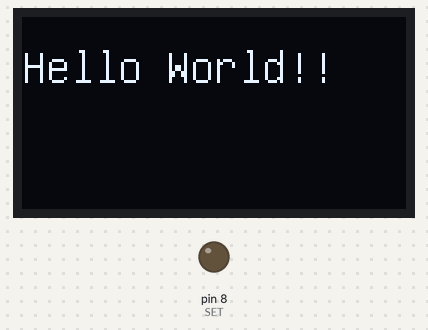
The sketch below on a simulated Arduino Uno, built with avr-gcc and run on an emulated ATmega328P. On the bench: 128×64 one-colour display, output pins drawn as LEDs (lit = HIGH).

Above: at 0.23 s.
At 5.0 s:
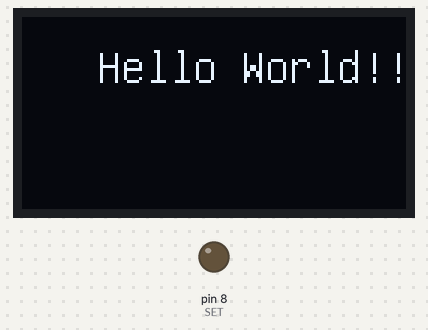
At 9.96 s:
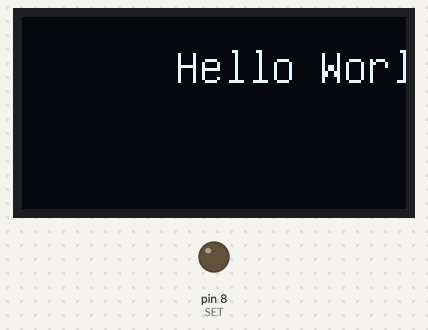
At 19.88 s:
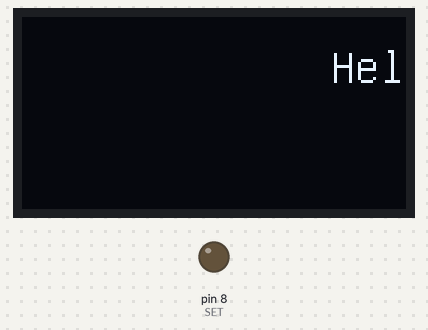
At 29.8 s:
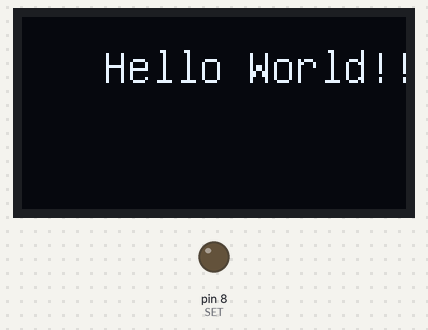
At 39.72 s:
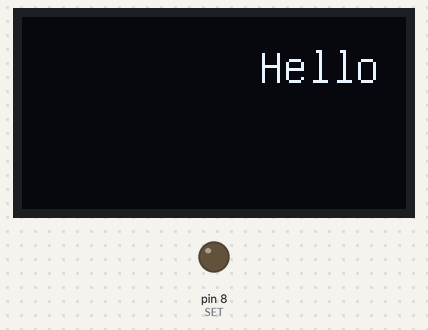

The sketch:

02-0.96_U8glib.ino
```cpp
#include "U8glib.h"
#define SET 8
//U8GLIB_SSD1306_128X64 u8g(U8G_I2C_OPT_NONE|U8G_I2C_OPT_DEV_0);  // I2C / TWI
//U8GLIB_SSD1306_128X64 u8g(U8G_I2C_OPT_DEV_0|U8G_I2C_OPT_NO_ACK|U8G_I2C_OPT_FAST); // Fast I2C / TWI
//U8GLIB_SSD1306_128X64 u8g(U8G_I2C_OPT_NO_ACK);  // Display which does not send AC
U8GLIB_SSD1306_128X64 u8g(U8G_I2C_OPT_NONE | U8G_I2C_OPT_DEV_0); // I2C / TWI

//declare varibles
int x, loc_x;

void draw(int location_x) {
  // graphic commands to redraw the complete screen should be placed here
  u8g.setFont(u8g_font_unifont);
  //u8g.setFont(u8g_font_osb21);
  u8g.drawStr( location_x, 22, "Hello World!!");
}

void setup(void) {
  // flip screen, if required
  // u8g.setRot180();

  // set SPI backup if required
  //u8g.setHardwareBackup(u8g_backup_avr_spi);

  // assign default color value
  if ( u8g.getMode() == U8G_MODE_R3G3B2 ) {
    u8g.setColorIndex(255);     // white
  }
  else if ( u8g.getMode() == U8G_MODE_GRAY2BIT ) {
    u8g.setColorIndex(3);         // max intensity
  }
  else if ( u8g.getMode() == U8G_MODE_BW ) {
    u8g.setColorIndex(1);         // pixel on
  }
  else if ( u8g.getMode() == U8G_MODE_HICOLOR ) {
    u8g.setHiColorByRGB(255, 255, 255);
  }
  pinMode(SET, OUTPUT);
  digitalWrite(SET, LOW);
}

void loop(void)
{
  //  loc_x = 0;
  for (int loc_x = 0; loc_x < 128; loc_x++)
  {
    u8g.firstPage();
    do {
      draw(loc_x);
    } while ( u8g.nextPage() );
    delay(50);
  }
//  if (loc_x < 128)
//  {
//    loc_x++;
//
//  }
}
```
